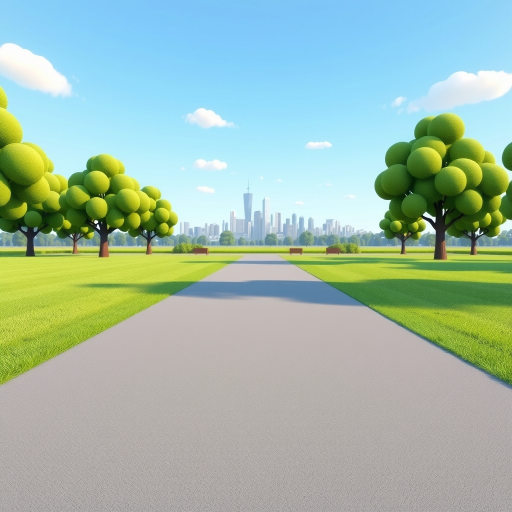
#> input picture builds/kartinki/gotovo_06112026/park_parts/park__bg.png, 1024 x 1024 px, found by its file name (shown at 1/2 size)
$ python park.py
#> lines starting #> are read from the running program, lines starting #| are printed output that depends on the picture; after the words box and inside, x2 and y2 are one past the last pixel; in counts of white or black regions, pixels touching at a corner belong together
from PIL import Image, ImageDraw, ImageFilter
import numpy as np
W,H=1536,864
bg=Image.open('gen_r3/park__bg.png').convert('RGB').crop((0,230,1024,806)).resize((W,H),Image.LANCZOS)
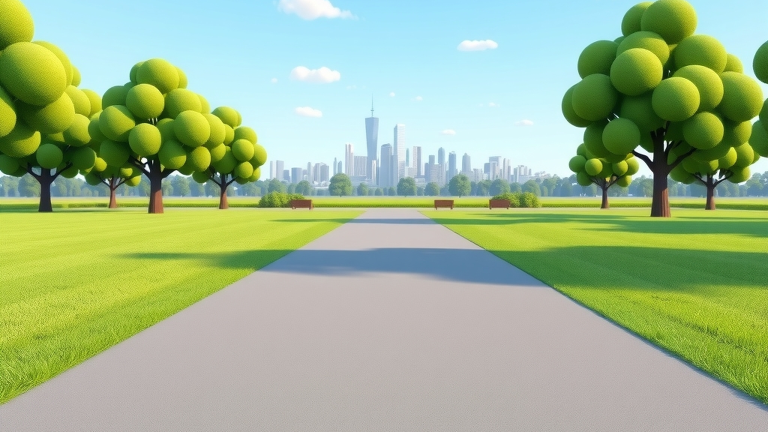
#> bg: PIL image 1536x864 RGB (shown at 1/2 size); mean R, G, B 159.4, 182.4, 141.7
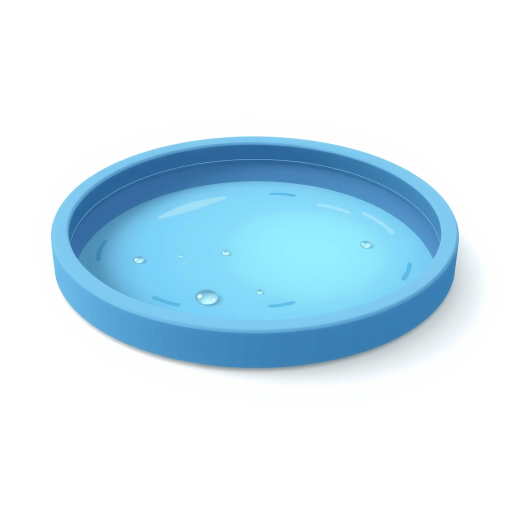
#> input picture builds/kartinki/gotovo_06112026/park_parts/park__lake.png, 1024 x 1024 px, found by its file name (shown at 1/2 size)
#> in cut, im is the input picture: PIL image 1024x1024 RGB; mean R, G, B 209.9, 232, 243.5
def fill(arr):
    w=Image.fromarray(arr.astype('uint8'))
    for xy in [(0,0),(1023,0),(0,1023),(1023,1023),(512,0),(512,1023),(0,512),(1023,512)]:
        ImageDraw.floodfill(w,xy,(255,0,255),thresh=12)
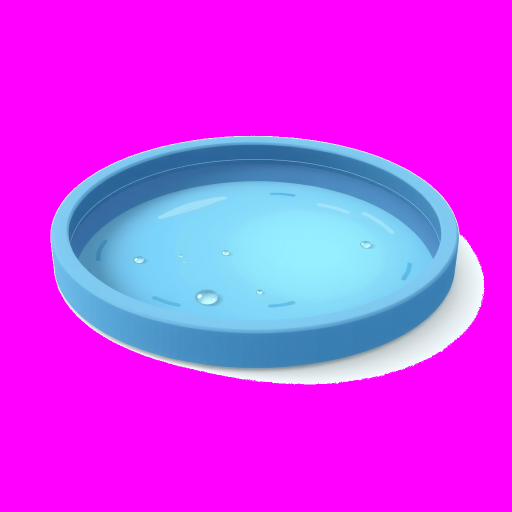
#> w: PIL image 1024x1024 RGB (shown at 1/2 size); mean R, G, B 210.1, 60.2, 243.7
    a=np.asarray(w); return (a[...,0]==255)&(a[...,1]==0)&(a[...,2]==255)
#> after `return (a[..., 0] == 255) & (a[..., 1] == 0) & (a[..., 2] == 255)`:
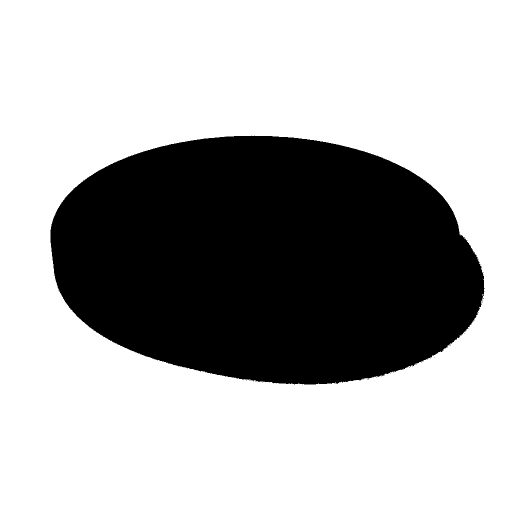
#> returned value: shape (1024, 1024) bool (shown at 1/2 size); 67.4% white; 24 black regions (23 under 20 px), largest, box (x1, y1, x2, y2) and area: (101, 271, 969, 769) 341588
def cut(p,band):
    im=Image.open(p).convert('RGB'); o=np.asarray(im).astype(int)
    soft=fill(o)
    o2=o.copy(); light=(o.min(-1)>170)&((o.max(-1)-o.min(-1))<30); o2[light]=255
#> after `light = (o.min(-1) > 170) & (o.max(-1) - o.min(-1) < 30)`: light: shape (1024, 1024) bool; 70.6% white; 1 black region, box (x1, y1, x2, y2) and area: (102, 272, 919, 741) 308185
    hard=fill(o2)
#> after the loop in fill (call 2), `for xy in [(0,0),(1023,0),(0,1023),(1023,1023),(512,0),(512,1023),(0,5..`:
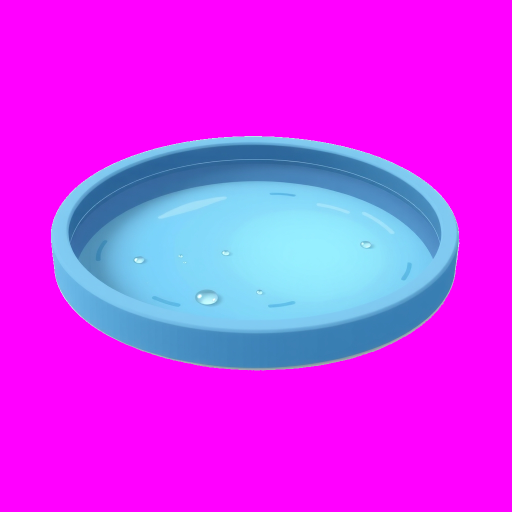
#> w: PIL image 1024x1024 RGB (shown at 1/2 size); mean R, G, B 211.1, 52.9, 244.4
#> in fill (call 2), `return (a[..., 0] == 255) & (a[..., 1] == 0) & (a[..., 2] == 255)`: returned value: shape (1024, 1024) bool; 70.6% white; 1 black region, box (x1, y1, x2, y2) and area: (102, 272, 919, 741) 308209
    ys=np.where(~soft)[0]; top,bot=ys.min(),ys.max()
#> after `top, bot = (ys.min(), ys.max())`: top = 271; bot = 768
    cut_from=round(bot-(bot-top)*band)
#> cut_from = 271
    bgm=soft.copy(); bgm[cut_from:]|=hard[cut_from:]
    al=Image.fromarray(((~bgm)*255).astype('uint8')).filter(ImageFilter.MinFilter(3)).filter(ImageFilter.GaussianBlur(1))
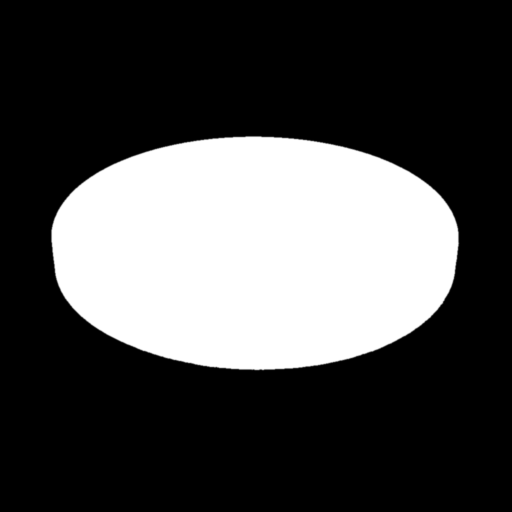
#> al: PIL image 1024x1024 L (shown at 1/2 size); min 0, max 255, mean 74.3
    im.putalpha(al); return im.crop(al.getbbox())
#> after `return im.crop(al.getbbox())`:
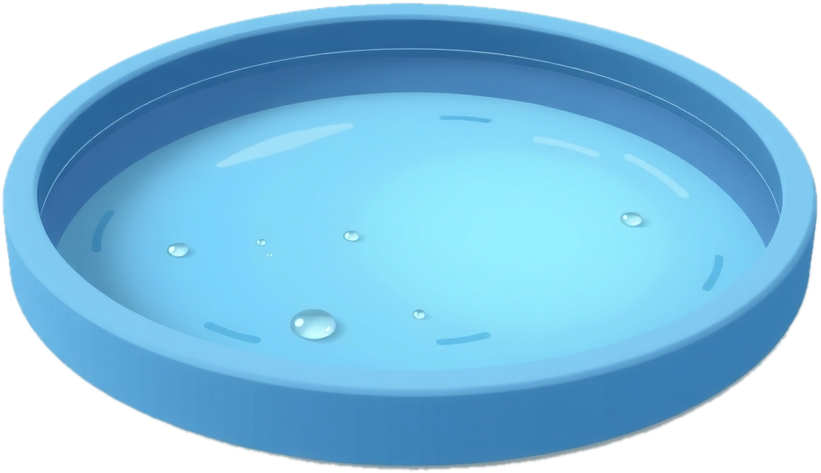
#> returned value: PIL image 821x473 RGBA; mean R, G, B, A 134.3, 193.7, 224.7, 200.7; transparent parts drawn white
items=[('lake','gen_r4/park__lake.png',130,(0.5,0.5),(10.5,63),1),
 ('tree','gen_r4/park__tree.png',430,(0.5,0.25),(24.5,41.5),1),
 ('bench','gen_r3/park__bench.png',120,(0.5,0.3),(36.8,61.5),1),
 ('fountain','gen_r3/park__fountain.png',215,(0.5,0.62),(60.5,63.5),1),
 ('wall','gen_r3/park__wall.png',46,(0.5,0.12),(70.3,59),0.25),
 ('cafe','gen_r3/park__cafe.png',280,(0.5,0.78),(85.5,68),0.06)]
out=bg.copy().convert('RGBA')
for n,f,h,(fx,fy),(px,py),band in items:
    o=cut(f,band); o=o.resize((round(o.width*h/o.height),h),Image.LANCZOS)
    x=round(px*W/100-fx*o.width); y=round(py*H/100-fy*o.height)
#> after `x = round(px * W / 100 - fx * o.width)`: x = 48
#> after `y = round(py * H / 100 - fy * o.height)`: y = 479
    print(n,'bbox',x,y,x+o.width,y+o.height); out.alpha_composite(o,(x,y))
#| lake bbox 48 479 274 609
#> pass 2 of the loop `for n,f,h,(fx,fy),(px,py),band in items:`:
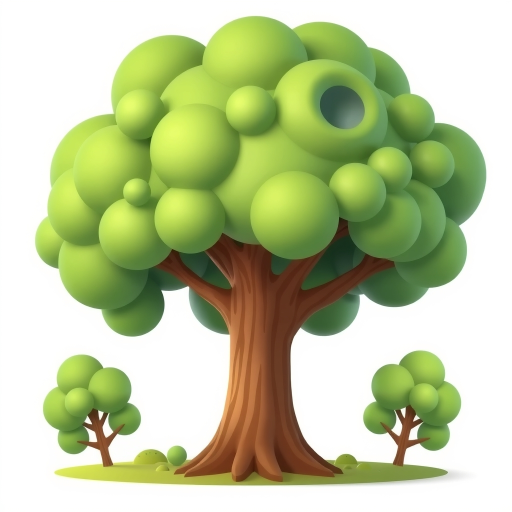
#> input picture builds/kartinki/gotovo_06112026/park_parts/park__tree.png, 1024 x 1024 px, found by its file name (shown at 1/2 size)
#> in cut, im is the input picture: PIL image 1024x1024 RGB; mean R, G, B 189.2, 200.2, 155.2
#> light: shape (1024, 1024) bool; 46.5% white; 9 white regions, largest, box (x1, y1, x2, y2) and area: (0, 0, 1024, 1024) 485571, (783, 826, 804, 871) 436, (206, 831, 225, 873) 433
#> in fill (call 4), `return (a[..., 0] == 255) & (a[..., 1] == 0) & (a[..., 2] == 255)`:
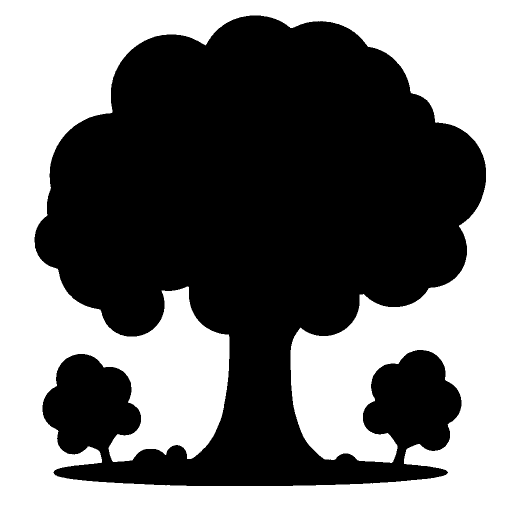
#> returned value: shape (1024, 1024) bool (shown at 1/2 size); 46.3% white; 1 white region, box (x1, y1, x2, y2) and area: (0, 0, 1024, 1024) 485571
#> top = 29; bot = 974
#> cut_from = 29
#> im: PIL image 1024x1024 RGBA
#| tree bbox 170 251 583 681
#> `out.alpha_composite(o, (x, y))`:
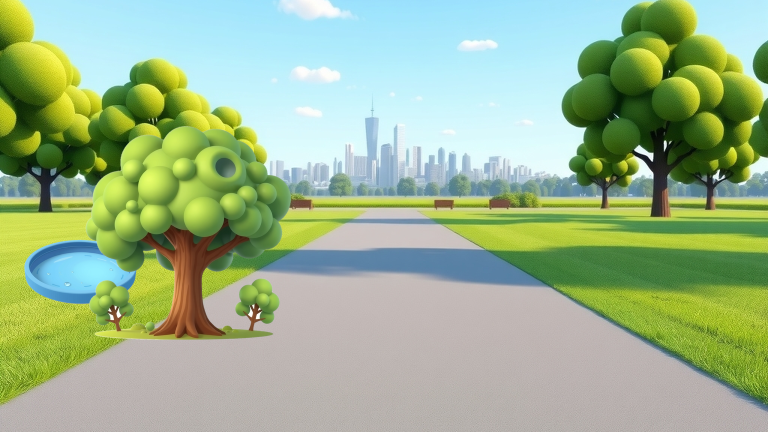
#> out: PIL image 1536x864 RGBA (shown at 1/2 size); mean R, G, B, A 156.2, 180.4, 142.5, 255
#> pass 3 of the loop `for n,f,h,(fx,fy),(px,py),band in items:`:
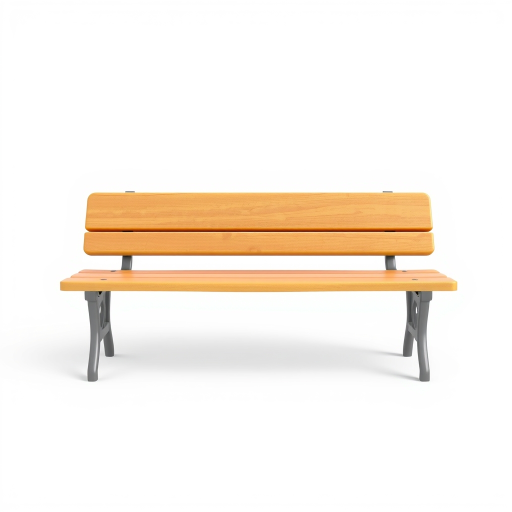
#> input picture builds/kartinki/gotovo_06112026/park_parts/park__bench.png, 1024 x 1024 px, found by its file name (shown at 1/2 size)
#> in cut, im is the input picture: PIL image 1024x1024 RGB; mean R, G, B 249.3, 241.7, 233.2
#> light: shape (1024, 1024) bool; 87% white; 1 black region, box (x1, y1, x2, y2) and area: (120, 383, 915, 763) 136063
#> in fill (call 6), `return (a[..., 0] == 255) & (a[..., 1] == 0) & (a[..., 2] == 255)`:
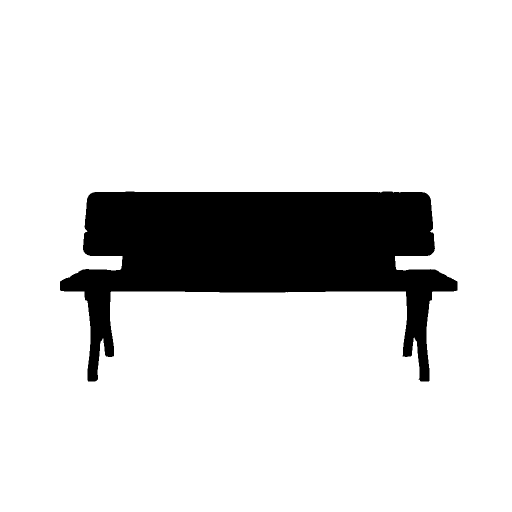
#> returned value: shape (1024, 1024) bool (shown at 1/2 size); 85.6% white; 1 black region, box (x1, y1, x2, y2) and area: (120, 383, 915, 763) 150859
#> top = 382; bot = 766
#> cut_from = 382
#> im: PIL image 1024x1024 RGBA
#| bench bbox 440 495 690 615
#> `out.alpha_composite(o, (x, y))`:
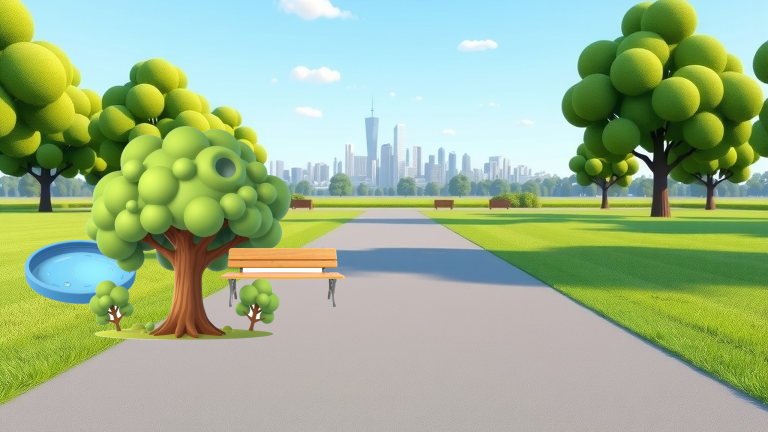
#> out: PIL image 1536x864 RGBA (shown at 1/2 size); mean R, G, B, A 157.4, 180.6, 142.3, 255
#> (the run stopped early here; a loop or call above may not have finished)
